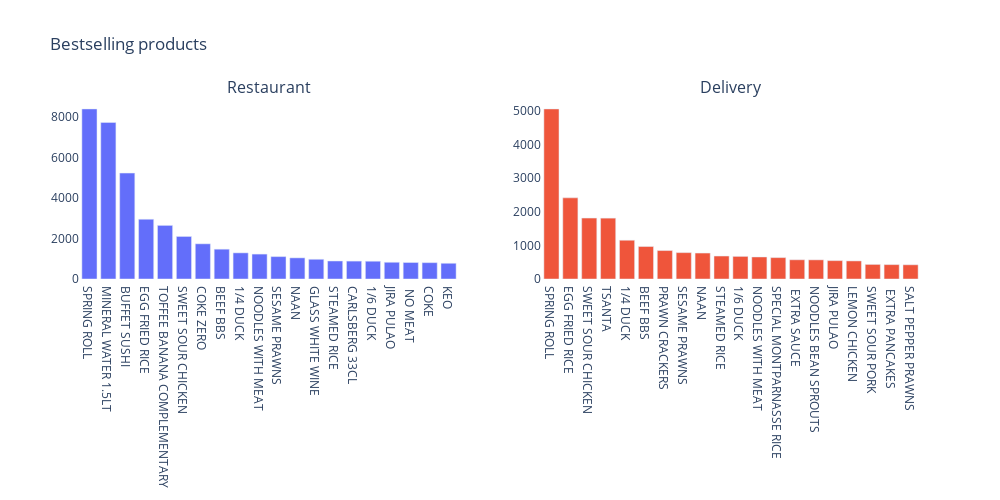

Notebook cell for this chart:
### Code cell
# Explore best selling products

p_rest= df[df.IsDelivery == 0][["ProductDesignation","Qty"]].groupby(["ProductDesignation"]).sum().sort_values(by = "Qty", ascending = False).reset_index() 
p_deli= df[df.IsDelivery == 1][["ProductDesignation","Qty"]].groupby(["ProductDesignation"]).sum().sort_values(by = "Qty", ascending = False).reset_index() 


fig = make_subplots(1,2, subplot_titles=["Restaurant", "Delivery"])

fig.add_trace(go.Bar(name='Restaurant', x=p_rest['ProductDesignation'][0:20], y=p_rest["Qty"][0:20]),1,1)
# exclude delivery charge
fig.add_trace(go.Bar(name='Deliveries', x=p_deli[p_deli['ProductDesignation']!= "DELIVERY CHARGE"]['ProductDesignation'][0:20], y=p_deli[p_deli['ProductDesignation']!= "DELIVERY CHARGE"]["Qty"][0:20]),1,2)

fig.update_layout(height=500, width=1000, title_text="Bestselling products", showlegend=False, plot_bgcolor="white")

# Change the bar mode 
fig.show()

### Figure 1 — Plotly figure (JSON) as saved in the notebook; plotly's stock layout.template omitted (floating-point values rounded to 4 significant figures)
{"data": [{"name": "Restaurant", "type": "bar", "x": ["SPRING ROLL", "MINERAL WATER 1.5LT", "BUFFET SUSHI", "EGG FRIED RICE", "TOFFEE BANANA COMPLEMENTARY", "SWEET SOUR CHICKEN", "COKE ZERO", "BEEF BBS", "1/4 DUCK", "NOODLES WITH MEAT", "SESAME PRAWNS", "NAAN", "GLASS WHITE WINE", "STEAMED RICE", "CARLSBERG 33CL", "1/6 DUCK", "JIRA PULAO", " NO MEAT", "COKE", "KEO"], "xaxis": "x", "y": [8398, 7731, 5231, 2951, 2647, 2101, 1738, 1472, 1291, 1230, 1106, 1044, 974, 889, 884, 878, 826, 815, 807, 777], "yaxis": "y"}, {"name": "Deliveries", "type": "bar", "x": ["SPRING ROLL", "EGG FRIED RICE", "SWEET SOUR CHICKEN", "TSANTA", "1/4 DUCK", "BEEF BBS", "PRAWN CRACKERS", "SESAME PRAWNS", "NAAN", "STEAMED RICE", "1/6 DUCK", "NOODLES WITH MEAT", "SPECIAL MONTPARNASSE RICE", " EXTRA SAUCE", "NOODLES BEAN SPROUTS", "JIRA PULAO", "LEMON CHICKEN", "SWEET SOUR PORK", " EXTRA PANCAKES", "SALT PEPPER PRAWNS"], "xaxis": "x2", "y": [5063, 2416, 1815, 1812, 1154, 967, 847, 785, 773, 684, 673, 656, 637, 572, 570, 547, 538, 434, 428, 423], "yaxis": "y2"}], "layout": {"annotations": [{"font": {"size": 16}, "showarrow": false, "text": "Restaurant", "x": 0.225, "xanchor": "center", "xref": "paper", "y": 1, "yanchor": "bottom", "yref": "paper"}, {"font": {"size": 16}, "showarrow": false, "text": "Delivery", "x": 0.775, "xanchor": "center", "xref": "paper", "y": 1, "yanchor": "bottom", "yref": "paper"}], "height": 500, "plot_bgcolor": "white", "showlegend": false, "title": {"text": "Bestselling products"}, "width": 1000, "xaxis": {"anchor": "y", "domain": [0, 0.45]}, "xaxis2": {"anchor": "y2", "domain": [0.55, 1]}, "yaxis": {"anchor": "x", "domain": [0, 1]}, "yaxis2": {"anchor": "x2", "domain": [0, 1]}}}
